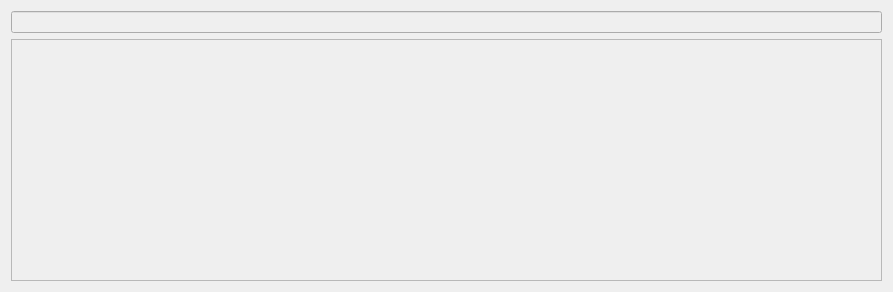
<?xml version="1.0" encoding="UTF-8"?>
<ui version="4.0">
 <class>MainWindow</class>
 <widget class="QMainWindow" name="MainWindow">
  <property name="geometry">
   <rect>
    <x>0</x>
    <y>0</y>
    <width>893</width>
    <height>292</height>
   </rect>
  </property>
  <property name="windowTitle">
   <string>MainWindow</string>
  </property>
  <widget class="QWidget" name="centralWidget">
   <layout class="QGridLayout" name="gridLayout">
    <item row="1" column="0">
     <widget class="QPlainTextEdit" name="output">
      <property name="enabled">
       <bool>false</bool>
      </property>
     </widget>
    </item>
    <item row="0" column="0">
     <widget class="QLineEdit" name="commandLine">
      <property name="enabled">
       <bool>false</bool>
      </property>
     </widget>
    </item>
   </layout>
  </widget>
 </widget>
 <layoutdefault spacing="6" margin="11"/>
 <resources/>
 <connections/>
</ui>
